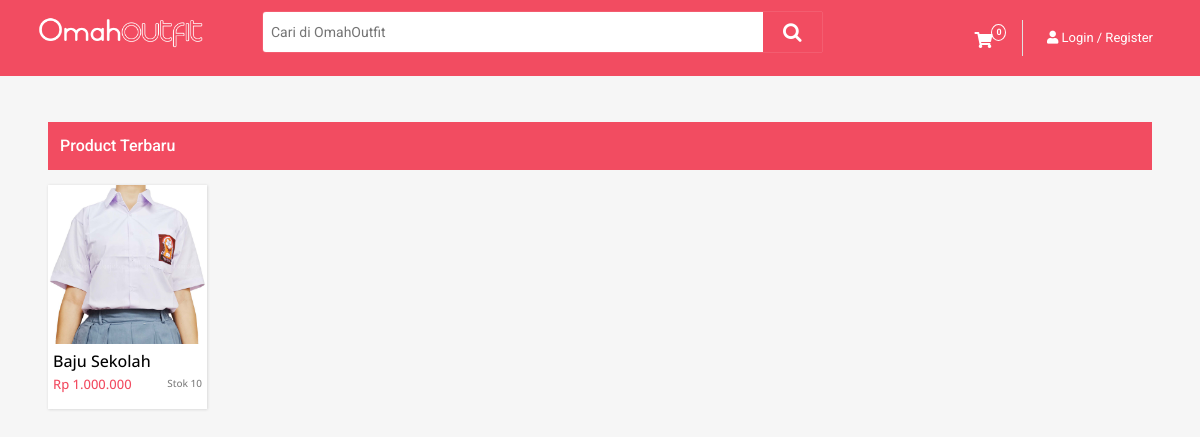
Before: / with the older database file.
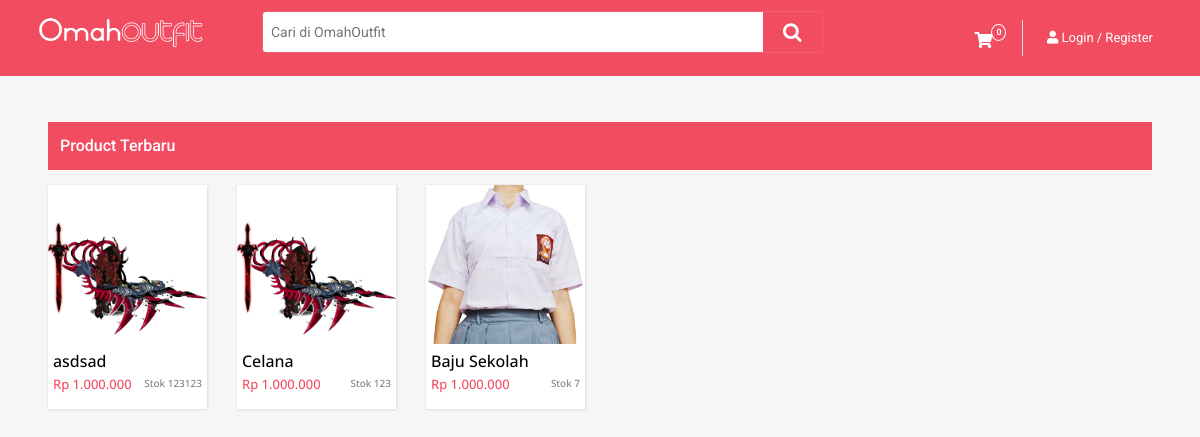
After: the same page with the newer database file.
### tables this page shows
CREATE TABLE `product` (
  `productID` varchar(20) NOT NULL,
  `productName` varchar(50) NOT NULL,
  `productPrice` int(15) NOT NULL,
  `productImage` varchar(50) NOT NULL DEFAULT 'nophoto.png',
  `productDesk` varchar(500) NOT NULL,
  `productStok` int(15) NOT NULL,
  `category_id` varchar(20) NOT NULL,
  `username` varchar(32) NOT NULL
);

### application/modules/homepage/controllers/Homepage.php (called while the page is built, shortened)
<?php
class Homepage extends MX_Controller {
    function __construct() {
		$this->load->model('mdl_product');
		$this->load->library(array('form_validation','session'));
		$this->load->helper('form');
        }
	public function index()
	{
		$data['products'] = $this->mdl_product->getAllProductUser();
		$data['product'] = $this->mdl_product->getAllProduct();
		if($this->session->userdata('username')){
			$data['jmlKeranjang'] = $this->mdl_product->jmlKeranjang($this->session->userdata('username'))->num_rows();
			$this->load->view('homepage', $data);
        }else{
        	$this->load->view('homepage', $data);
        }
	}
}

### index.php (called while the page is built, shortened)
<?php
require_once BASEPATH.'core/CodeIgniter.php';

### application/modules/homepage/models/mdl_product.php (called while the page is built, shortened)
<?php
class mdl_product extends CI_Model{
  function getAllProduct(){
    return $this->db->select('*')->from('product')->order_by('productID DESC','rand() ASC')->limit(18)->get();
  }
  function rupiah($angka){
    $hasil_rupiah = "Rp " . number_format($angka,0,'','.');
    return $hasil_rupiah;
  }
}

### application/modules/homepage/views/homepage.php (the view, shortened to what this page needs)
<html>
<head>
    <link rel="stylesheet" href="https://cdnjs.cloudflare.com/ajax/libs/font-awesome/4.7.0/css/font-awesome.min.css">
    <link href="<?php echo base_url("assets/css/styles.css") ?>" rel="stylesheet" />
    <link rel="stylesheet" href="https://use.fontawesome.com/releases/v5.11.2/css/all.css">
    <link href="<?php echo base_url("assets/dist/css/bootstrap.min.css") ?>" rel="stylesheet" />
    <link href="<?php echo base_url("assets/css/custom.css") ?>" rel="stylesheet" />
</head>
<body>
        <?php
          $this->load->view('template/header')
        ?>
    <div class="container-fluid p-3 pl-5 pr-5">
    <div class="box-newPRODUCT">
            <div class="box-header" style="border-radius: 5px 5xp 5px 5px;">
                    <div class="box-header-tittle">
                        Product Terbaru
                    </div>
            </div>
            <div class="row">
            <?php
            if($this->session->userdata('username')){
                foreach($products->result_array() as $row) { ?>
                    <div class="col-2 mb-3 mr-n2">
                    <div class="w-100 h-75">
                        <a href="<?=base_url()?>Products?prodID=<?= $row['productID']; ?>" class="link">
                            <div class="card">
                                <img class="card-img gambar" src="<?= base_url() ?>images/product/<?= $row['productImage']; ?>" alt="Card image cap">
                                <div class="card-body">
                                    <h6 class="card-title title-product"><?= $row['productName']; ?></h6>
                                    <h6 class="card-subtitle subtitle-product">
                                        <div class="harga"><?= $this->mdl_product->rupiah($row['productPrice']); ?></div>
                                        <div class="sisa">Stok <?= $row['productStok']; ?></div>
                                    <p class="card-text"></p>
                                </div>
                            </div>
                        </a>
                    </div>
                </div>
            <?php }
                  } else{
                    foreach($product->result_array() as $row) { ?>
<div class="col-2 mb-3 mr-n2">
                    <div class="w-100 h-75">
                        <a href="<?=base_url()?>Products?prodID=<?= $row['productID']; ?>" class="link">
                            <div class="card">
                                <img class="card-img gambar" src="<?= base_url() ?>images/product/<?= $row['productImage']; ?>" alt="Card image cap">
                                <div class="card-body">
                                    <h6 class="card-title title-product"><?= $row['productName']; ?></h6>
                                    <h6 class="card-subtitle subtitle-product">
                                        <div class="harga"><?= $this->mdl_product->rupiah($row['productPrice']); ?></div>
                                        <div class="sisa">Stok <?= $row['productStok']; ?></div>
                                </div>
                            </div>
                        </a>
                    </div>
                </div>
               <?php } } ?>
        </div>
    </div>
    </div>
</body>
</html>

### application/third_party/MX/Loader.php (shortened to what this page needs)
<?php (defined('BASEPATH')) OR exit('No direct script access allowed');
class MX_Loader extends CI_Loader
{
	protected $_module;
	public $_ci_cached_vars = array();
	public function initialize($controller = NULL)
	{
		$this->_module = CI::$APP->router->fetch_module();
		if ($controller instanceof MX_Controller)
		{
			$this->controller = $controller;
			foreach (get_class_vars('CI_Loader') as $var => $val)
			{
				if ($var != '_ci_ob_level')
				{
					$this->$var =& CI::$APP->load->$var;
				}
			}
		}
		else
		{
			parent::initialize();
			$this->_autoloader(array());
		}
	}
	public function database($params = '', $return = FALSE, $query_builder = NULL)
	{
		CI::$APP->db = DB($params, $query_builder);
		return $this;
	}
	public function model($model, $object_name = NULL, $connect = FALSE)
	{
		if (is_array($model)) return $this->models($model);
		($_alias = $object_name) OR $_alias = basename($model);
		list($path, $_model) = Modules::find(strtolower($model), $this->_module, 'models/');
		if ($path == FALSE)
		{
			parent::model($model, $object_name, $connect);
		}
		else
		{
			CI::$APP->$_alias = new $model();
		}
		return $this;
	}
	public function models($models)
	{
		return $this;
	}
	public function view($view, $vars = array(), $return = FALSE)
	{
		list($path, $_view) = Modules::find($view, $this->_module, 'views/');
		if ($path != FALSE)
		{
			$this->_ci_view_paths = array($path => TRUE) + $this->_ci_view_paths;
			$view = $_view;
		}
		if (method_exists($this, '_ci_object_to_array'))
		{
		        return $this->_ci_load(array('_ci_view' => $view, '_ci_vars' => $this->_ci_object_to_array($vars), '_ci_return' => $return));
		} else {
		        return $this->_ci_load(array('_ci_view' => $view, '_ci_vars' => $this->_ci_prepare_view_vars($vars), '_ci_return' => $return));
		}
	}
	public function __get($class)
	{
		return (isset($this->controller)) ? $this->controller->$class : CI::$APP->$class;
	}
	public function _ci_load($_ci_data)
	{
		extract($_ci_data);
		if (isset($_ci_view))
		{
			$_ci_path = '';
			$_ci_file = (pathinfo($_ci_view, PATHINFO_EXTENSION)) ? $_ci_view : $_ci_view.EXT;
			foreach ($this->_ci_view_paths as $path => $cascade)
			{
				if (file_exists($view = $path.$_ci_file))
				{
					$_ci_path = $view;
					break;
				}
			}
		}
		elseif (isset($_ci_path))
		{
			$_ci_file = basename($_ci_path);
			if( ! file_exists($_ci_path)) $_ci_path = '';
		}
		if (isset($_ci_vars))
			$this->_ci_cached_vars = array_merge($this->_ci_cached_vars, (array) $_ci_vars);
		extract($this->_ci_cached_vars);
		if ((bool) @ini_get('short_open_tag') === FALSE && CI::$APP->config->item('rewrite_short_tags') == TRUE)
		{
			echo eval('?>'.preg_replace("/;*\s*\?>/", "; ?>", str_replace('<?=', '<?php echo ', file_get_contents($_ci_path))));
		}
		else
		{
			include($_ci_path);
		}
		if (ob_get_level() > $this->_ci_ob_level + 1)
		{
			ob_end_flush();
		}
		else
		{
			CI::$APP->output->append_output(ob_get_clean());
		}
	}
	public function _autoloader($autoload)
	{
		if (count($autoload) == 0) return;
	}
}

### application/modules/homepage/views/template/header.php (shortened to what this page needs)
<nav class="navbar navbar-expand-lg pr-4 navColor">
    <div class="container-fluid">
        <a class="navbar-brand" href="<?= base_url() ?>"><img class="head-img" src="<?= base_url() ?>images/LogoNew.png" width="180px" height="45px" /></a>
            <form class="form-set ml-3 mt-1" action="<?php echo base_url() ?>homepage/pencarian" style="display: flex;" method="post">
                <input class="search-input pl-2" type="text" name="barang" maxlength="50"
                    placeholder="Cari di OmahOutfit">
                <input type="submit" class="search-button navColor float-right pt-1" name="cari"
                    id="basic-addon11" value="&#xf002;" style="font-family: 'Arial' , 'FontAwesome'; font-size:20px;">
            </form>
        <div class="collapse navbar-collapse" id="navbarSupportedContent-555">
            <ul class="navbar-nav ml-auto">
                <li class="nav-item pt-1 pr-3" id="ex3">
                    <span class="p1 fa-stack" data-count="<?php
                    if($this->session->userdata('username')){
                    echo $jmlKeranjang;
                    }else{
                        echo '0';
                    }
                    ?>">
                        <a class="nav-link" href="<?= base_url() ?>cart">
                            <i class="fas fa-shopping-cart navColor"></i>
                        </a>
                </li>
                <?php
                if($this->session->userdata('username')){
                    echo '  <li class="nav-item dropdown ml-4 mr-4" style="cursor:pointer;">
                            <a class="nav-link" id="navbarDropdown" role="button" data-toggle="dropdown">
                            <img src="https://mdbootstrap.com/img/Photos/Avatars/avatar-2.jpg" height="25px" width="25px" class="rounded-circle z-depth-0 drop">
                            <span class="drop">'.$this->session->userdata('username').'</span>
                            </a>
                     <div class="dropdown-menu" id="dropdownMaster" aria-labelledby="navbarDropdown">
                      <a class="dropdown-item" href="'.base_url().'myaccount">Profile</a>
                      <a class="dropdown-item" href="'.base_url().'product/add">Tambah Product</a>
                      <a class="dropdown-item" href="'.base_url().'product">My Product</a>
                      <a class="dropdown-item" href="'.base_url().'logout">Logout</a>
                             </div>
                        </li>';
                }else{
                    echo '<li class="nav-item ml-3 mr-n4">
                        <a class="nav-link" style="color:white; font-size:13px;" href="'. base_url('member') .'">
                        <i class="fas fa-user"></i> Login / Register
                        </a>
                        </li>';
                }
                ?>
            </ul>
        </div>
    </div>
</nav>

### assets/css/styles.css (style rules this page uses)
input { font-family: 'FontAwesome'; }
#ex3 .fa-stack[data-count]:after { position: absolute; right: 0%; top: 1%; content: attr(data-count); font-size: 55%; padding: .45em; border-radius: 50%; border: 1px solid white; line-height: .8em; color: white; text-align: center; min-width: 1em; font-weight: bold; }
.navColor { background-color: #f24c61; color : #fff; }
.search-button { border-radius: 0px 3px 3px 0px; display: inline-block; margin: 0px; padding: 12px 19px 12px; text-align: center; background-color: #f24c61; border: 1px solid #f24c61; }
.search-input { border-radius: 3px 0 0 3px; width: 500px; border-style: solid; border: medium none; -webkit-border-radius: 3px 0 0 3px; -moz-border-radius: 3px 0 0 3px; flex: 1; font-size: 14px }
.form-set { height:40px; box-shadow: 0 0 1px #fff; border-radius: 3px 0 0 3px; }
.head-img { margin-top: -10px; margin-right: 20px; }
a:-webkit-any-link { cursor: pointer; }
.box-header { background: #f24c61; height: 3rem; padding: 12px; margin: 0 0 5px 0 ; }
.box-header-tittle { font-size: 1rem; color: #fff; font-weight: 500; }
.box-newPRODUCT { margin-top: 30px; }

### assets/css/custom.css (style rules this page uses)
body { margin: 0; padding: 0; font-family: 'Roboto', sans-serif; background-color: rgba(0,0,0,0.035); }
.card { margin-top:10px; background: #fff; border-radius: 0px; border: 0px; font-family: "Open Sans", sans-serif;; box-shadow: 0px 0px 3px 0.5px rgba(0,0,0,0.15); }
.title-product { margin-top:-12px; margin-left: -15px; color: #000; }
.subtitle-product { margin-left: -15px; margin-right: -15px; margin-bottom: -5px; }
.harga { color:#f24c61; font-size: 13px; display: inline; }
.sisa { color: rgba(0,0,0,0.5); float: right; font-size: 10px; }
.gambar { border: 0; border-radius: 0; }

Changed rows visible on the page:
added product: productImage (picture), productName "asdsad", productPrice "Rp 1.000.000", productStok "123123"
added product: productImage (picture), productName "Celana", productPrice "Rp 1.000.000", productStok "123"
changed product "Baju Sekolah": productStok "10" → "7"
